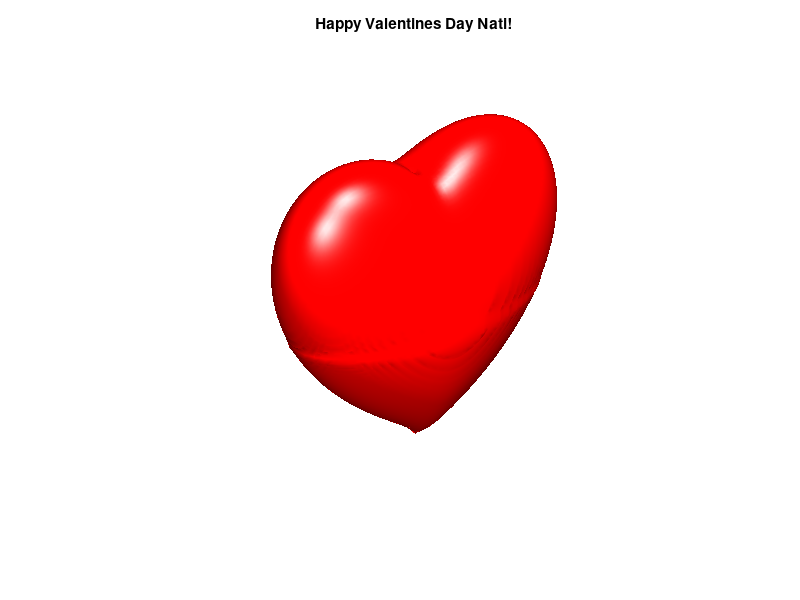

MATLAB code for this plot:
function ValentinesDayCard()

[x,y,z]=meshgrid(-3:0.03:3);
v=((x.^2)+(9/4).*(y.^2)+(z.^2)-1).^3-(x.^2).*(z.^3)-9/80.*(y.^2).*(z.^3);
isosurface(x,y,z,v,0);
rotate3d on
colormap(hsv(1));
daspect([.75 1 .75])
axis off
axis vis3d
camlight('headlight')
title('Happy Valentines Day Nati!')

end